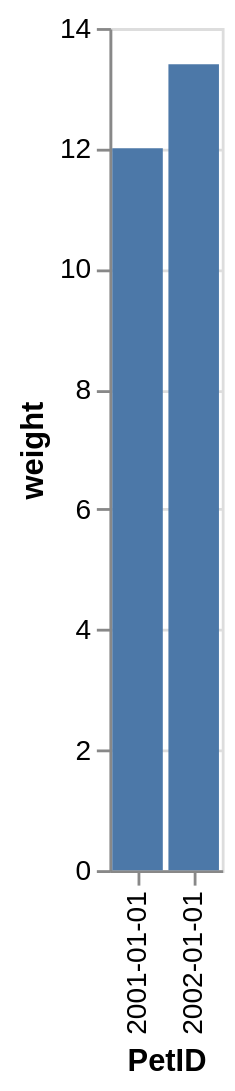

Describe this chart as a Vega-Lite specification.
### Vega-Lite specification from a JSON file in a GitHub repository (floating-point values rounded to 4 significant figures)
{"data": {"values": [{"x_data": "2001-01-01", "y_data": 12}, {"x_data": "2002-01-01", "y_data": 13.4}]}, "mark": "bar", "encoding": {"x": {"field": "x_data", "type": "nominal", "title": "PetID", "sort": "ascending"}, "y": {"field": "y_data", "type": "quantitative", "title": "weight"}}}
